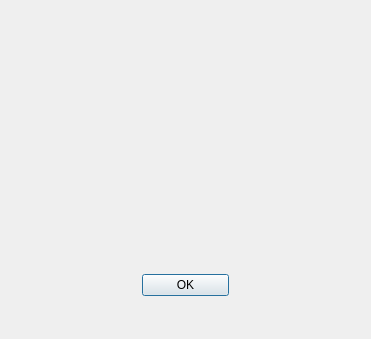
<?xml version="1.0" encoding="UTF-8"?>
<ui version="4.0">
    <class>GameOver</class>
    <widget class="QDialog" name="GameOver">
        <property name="geometry">
            <rect>
                <x>0</x>
                <y>0</y>
                <width>371</width>
                <height>339</height>
            </rect>
        </property>
        <property name="windowTitle">
            <string>提示</string>
        </property>
        <layout class="QVBoxLayout" name="verticalLayout" stretch="8,2,1">
            <item>
                <widget class="QWidget" name="widget" native="true">
                    <layout class="QGridLayout" name="gridLayout" rowstretch="1,5,1">
                        <item row="0" column="0">
                            <spacer name="verticalSpacer_2">
                                <property name="orientation">
                                    <enum>Qt::Vertical</enum>
                                </property>
                                <property name="sizeHint" stdset="0">
                                    <size>
                                        <width>20</width>
                                        <height>25</height>
                                    </size>
                                </property>
                            </spacer>
                        </item>
                        <item row="2" column="0">
                            <spacer name="verticalSpacer">
                                <property name="orientation">
                                    <enum>Qt::Vertical</enum>
                                </property>
                                <property name="sizeHint" stdset="0">
                                    <size>
                                        <width>20</width>
                                        <height>25</height>
                                    </size>
                                </property>
                            </spacer>
                        </item>
                        <item row="1" column="0">
                            <widget class="QLabel" name="label">
                                <property name="sizePolicy">
                                    <sizepolicy hsizetype="Minimum" vsizetype="Minimum">
                                        <horstretch>0</horstretch>
                                        <verstretch>0</verstretch>
                                    </sizepolicy>
                                </property>
                                <property name="text">
                                    <string/>
                                </property>
                                <property name="alignment">
                                    <set>Qt::AlignCenter</set>
                                </property>
                            </widget>
                        </item>
                    </layout>
                </widget>
            </item>
            <item>
                <layout class="QHBoxLayout" name="horizontalLayout" stretch="3,2,3">
                    <item>
                        <spacer name="horizontalSpacer">
                            <property name="orientation">
                                <enum>Qt::Horizontal</enum>
                            </property>
                            <property name="sizeHint" stdset="0">
                                <size>
                                    <width>40</width>
                                    <height>20</height>
                                </size>
                            </property>
                        </spacer>
                    </item>
                    <item>
                        <widget class="QPushButton" name="pushButton">
                            <property name="text">
                                <string>OK</string>
                            </property>
                        </widget>
                    </item>
                    <item>
                        <spacer name="horizontalSpacer_2">
                            <property name="orientation">
                                <enum>Qt::Horizontal</enum>
                            </property>
                            <property name="sizeHint" stdset="0">
                                <size>
                                    <width>40</width>
                                    <height>20</height>
                                </size>
                            </property>
                        </spacer>
                    </item>
                </layout>
            </item>
            <item>
                <spacer name="verticalSpacer_3">
                    <property name="orientation">
                        <enum>Qt::Vertical</enum>
                    </property>
                    <property name="sizeHint" stdset="0">
                        <size>
                            <width>20</width>
                            <height>25</height>
                        </size>
                    </property>
                </spacer>
            </item>
        </layout>
    </widget>
    <resources/>
    <connections/>
</ui>
